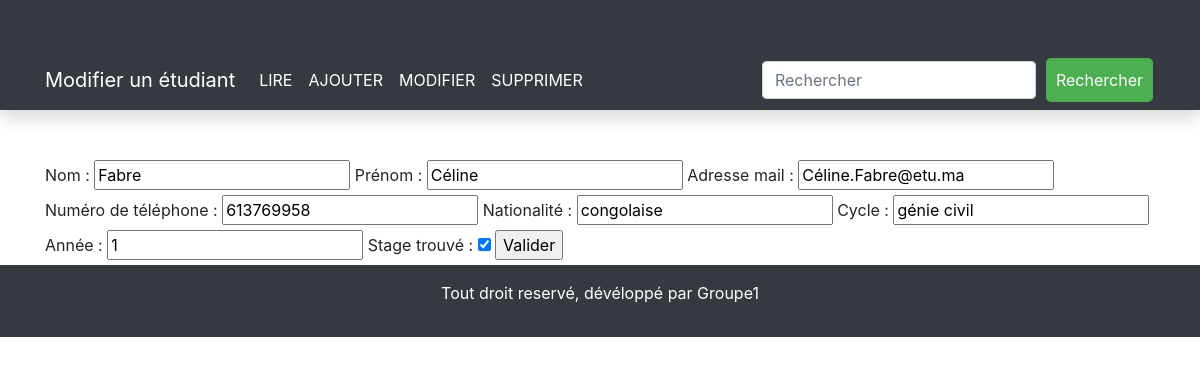
/modifier_etudiant/3/, run on the app's committed database.
### hestage/models.py (models this page shows, shortened)
class Etudiant(models.Model):
    id_etud = models.AutoField(primary_key=True, blank=True, verbose_name="id_etud")
    id_stage = models.IntegerField(blank=True, null=True, verbose_name="id_stage")
    id_note = models.IntegerField(blank=True, null=True, verbose_name="id_note")
    nom = models.CharField(max_length=50, blank=True, null=True, verbose_name="nom")
    prenom = models.CharField(max_length=100, blank=True, null=True, verbose_name="prenom")
    date_naiss = models.DateField(blank=True, null=True, verbose_name="date_naiss")
    adresse_mail = models.CharField(max_length=100, blank=True, null=True, verbose_name="adresse_mail")
    numtel = models.IntegerField(blank=True, null=True, verbose_name="numtel")
    nationalite = models.CharField(max_length=30, blank=True, null=True, verbose_name="nationalite")
    cycle = models.CharField(max_length=50, blank=True, null=True, verbose_name="cycle")
    cv = models.TextField(blank=True, null=True, verbose_name="cv")
    annee = models.IntegerField(blank=True, null=True, verbose_name="annee")
    stage_trouve = models.BooleanField(blank=True, null=True, verbose_name="stage_trouve")
    class Meta:
        db_table = 'ETUDIANT'
        verbose_name = "Etudiant"
        verbose_name_plural = "Etudiants"

### hestage/views.py (the view)
# urls.py: path('modifier_etudiant/<int:id_etud>/', modifier_etudiant, name='modifier_etudiant'),
def modifier_etudiant(request, id_etud):
    etudiant = get_object_or_404(Etudiant, id_etud=id_etud)
    if request.method == 'POST':
        etudiant.nom = request.POST['nom']
        etudiant.prenom = request.POST['prenom']
        etudiant.adresse_mail = request.POST['adresse_mail']
        etudiant.numtel = request.POST['numtel']
        etudiant.nationalite = request.POST['nationalite']
        etudiant.cycle = request.POST['cycle']
        etudiant.annee = request.POST['annee']
        etudiant.stage_trouve = 'stage_trouve' in request.POST
        etudiant.save()
        return redirect('confirmation')
    else:
        return render(request, 'modification_etudiant.html', {'etudiant': etudiant})

### hestage/templates/modification_etudiant.html (shortened to what this page needs)
<!doctype html>
<html lang="en">
  <head>
    <link rel="stylesheet" href="https://cdn.jsdelivr.net/npm/bootstrap@4.4.1/dist/css/bootstrap.min.css">
  </head>
  <body>
    <nav class="navbar navbar-expand-lg navbar-light bg-light bg-dark shadow">
      <div class="container">
      <a class="navbar-brand text-white" href="#">Modifier un étudiant</a>
      <div class="collapse navbar-collapse" id="navbarSupportedContent">
        <ul class="navbar-nav mr-auto">
          <li class="nav-item active">
            <a class="nav-link text-white" href="#">LIRE <span class="sr-only">(current)</span></a>
          </li>
          <li class="nav-item">
            <a class="nav-link text-white" href="#">AJOUTER</a>
          </li>
          <li class="nav-item">
            <a class="nav-link text-white" href="#">MODIFIER</a>
          </li>
          <li class="nav-item">
            <a class="nav-link text-white" href="#">SUPPRIMER</a>
          </li>
        </ul>
        <form class="form-inline my-2 my-lg-0" >
          <input class="form-control mr-sm-2" type="search" placeholder="Rechercher" aria-label="Rechercher" name="query">
          <button class="btn btn-outline-success my-2 my-sm-0" type="submit">Rechercher</button>
      </form>
      </div>
    </div>
    </nav>
    <div class="container">
        <form method="post">
            <label for="nom">Nom :</label>
            <input type="text" name="nom" value="{{ etudiant.nom }}">
            <label for="prenom">Prénom :</label>
            <input type="text" name="prenom" value="{{ etudiant.prenom }}">
            <label for="adresse_mail">Adresse mail :</label>
            <input type="text" name="adresse_mail" value="{{ etudiant.adresse_mail }}">
            <label for="numtel">Numéro de téléphone :</label>
            <input type="text" name="numtel" value="{{ etudiant.numtel }}">
            <label for="nationalite">Nationalité :</label>
            <input type="text" name="nationalite" value="{{ etudiant.nationalite }}">
            <label for="cycle">Cycle :</label>
            <input type="text" name="cycle" value="{{ etudiant.cycle }}">
            <label for="annee">Année :</label>
            <input type="text" name="annee" value="{{ etudiant.annee }}">
            <label for="stage_trouve">Stage trouvé :</label>
            <input type="checkbox" name="stage_trouve" {% if etudiant.stage_trouve %}checked{% endif %}>
            <input type="submit" value="Valider">
        </form>
    </div>
    <footer class="bg-dark p-3">
      <p class="text-center text-white">Tout droit reservé, dévéloppé par Groupe1</p>
    </footer>
  </body>
</html>

### hestage/templates/modification_etudiant.html (style rules this page uses)
.container { display: flex; flex-direction: row; margin-top: 50px; }
body { margin-left: 0px; padding-left: 0px; }
.btn { background-color: #4CAF50; border: none; color: white; padding: 10px; text-align: center; text-decoration: none; display: inline-block; font-size: 16px; margin: 4px 2px; cursor: pointer; border-radius: 5px; }

### data on the page
Etudiant: nom "Fabre", prenom "Céline", adresse_mail "Céline.Fabre@etu.ma", numtel "613769958", nationalite "congolaise", cycle "génie civil", annee "1", stage_trouve "☑"
